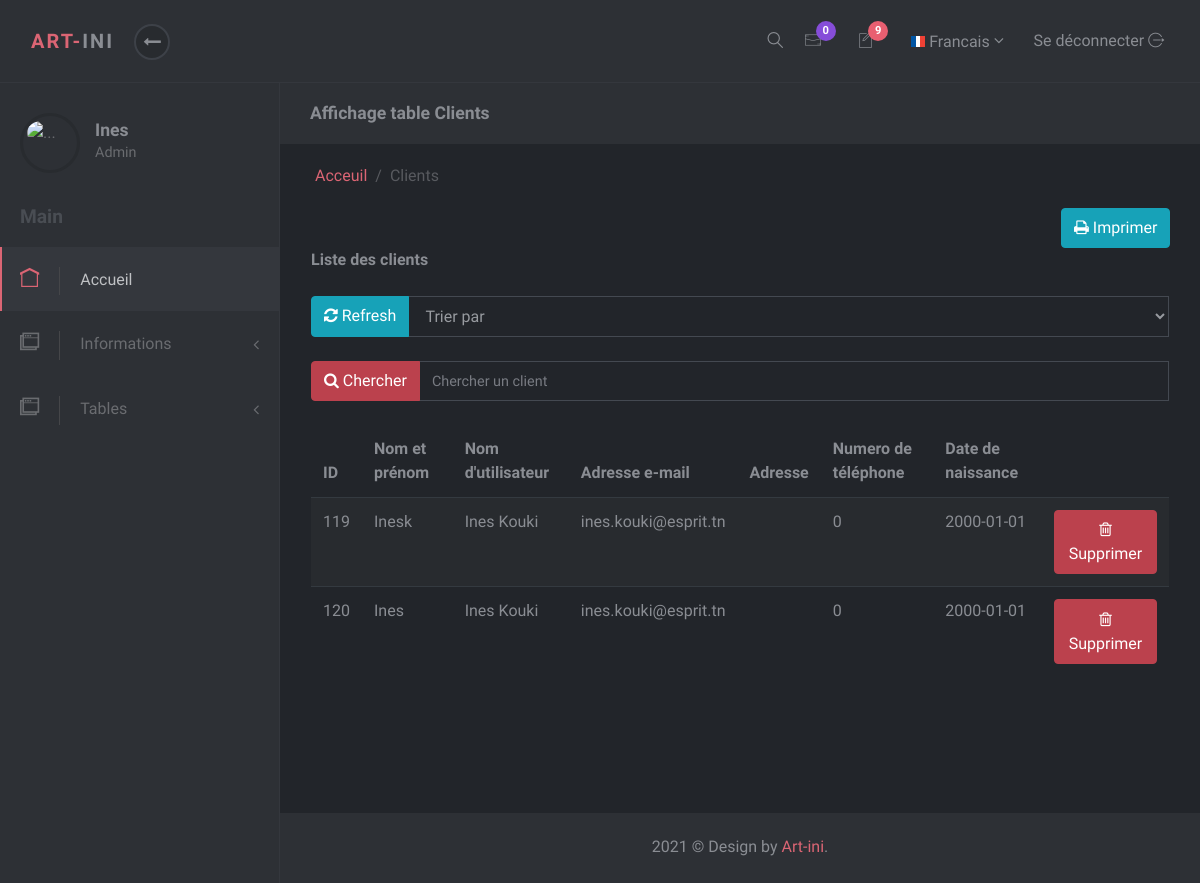
Page /Views/Back/afficher_client.php (signed in) on the committed database.
### tables this page shows
CREATE TABLE `users` (
  `id` int(11) NOT NULL,
  `login` varchar(50) NOT NULL,
  `image` varchar(100) NOT NULL,
  `name` varchar(100) NOT NULL,
  `password` varchar(100) NOT NULL,
  `email` varchar(100) NOT NULL,
  `birthday` date NOT NULL,
  `adress` varchar(100) NOT NULL,
  `phone` int(11) NOT NULL,
  `code` varchar(100) DEFAULT NULL,
  `etat` varchar(100) NOT NULL
);

### Views/Back/afficher_client.php (the view, shortened to what this page needs)
<?php
    $db=config::getConnexion();
    $result=$db->query('SELECT * FROM users');
    if (isset($_GET['search'])&& !empty($_GET['search']))
    {
        $result=$db->query('SELECT * FROM users WHERE name like \'%'.$_GET['search'].'%\'');
    }else
    {
        $result=$db->query('SELECT * FROM users');
    }
?>
<!DOCTYPE html>
<html>
<head>
    <link rel="stylesheet" href="Assets/vendor/bootstrap/css/bootstrap.min.css">
    <link rel="stylesheet" href="Assets/vendor/font-awesome/css/font-awesome.min.css">
    <link rel="stylesheet" href="Assets/css/font.css">
    <link rel="stylesheet" href="Assets/css/style.default.css" id="theme-stylesheet">
    <link rel="stylesheet" href="Assets/css/custom.css">
    <link rel="stylesheet" type="text/css" href="Assets/css/style.css">
</head>
<body>
<?php include_once 'include/header.php'; ?>
    <div class="d-flex align-items-stretch">
        <nav id="sidebar">
            <div class="sidebar-header d-flex align-items-center">
                <div class="avatar"> <img src="Assets/img/<?=$_SESSION['image']; ?>" alt="..." class="img-fluid rounded-circle" ></div>
                <div class="title">
                    <h1 class="h5"> <?php echo $_SESSION['name']; ?> </h1>
                    <p>Admin</p>
                </div>
            </div>
            <span class="heading">Main</span>
            <ul class="list-unstyled">
                <li class="active">
                    <a href="index.php"> <i class="icon-home"></i>Accueil </a>
                </li>
                <li>
                    <a href="#exampledropdownDropdown" aria-expanded="false" data-toggle="collapse"> <i class="icon-windows"></i>Informations </a>
                </li>
                <li>
                    <a href="#exampledropdownDropdown" aria-expanded="false" data-toggle="collapse"> <i class="icon-windows"></i>Tables</a>
        </nav>
        <div class="page-content">
            <div class="page-header no-margin-bottom">
                <div class="container-fluid">
                    <h2 class="h5 no-margin-bottom">Affichage table Clients</h2>
                </div>
            </div>
            <div class="container-fluid">
                <ul class="breadcrumb">
                    <li class="breadcrumb-item"><a href="index.php">Acceuil</a></li>
                    <li class="breadcrumb-item active">Clients</li>
                </ul>
            </div>
            <section>
                <div class="container">
                <button  class="btn btn-info mr-2" onclick="window.print()" style="position: relative; left: 750px "><i class="fa fa-print" aria-hidden="true"></i></i> Imprimer</button>
                    <div class="title"><strong>Liste des clients</strong></div>
                    <form action="" method = 'GET'>
                    <div class="input group">
                        <div class="input-group">
                            <div class="input-group-prepend">
                            <button class="btn btn-info btn-xs" value="Chercher"> <i class="fa fa-refresh" aria-hidden="true"></i> Refresh</button>
                            </div>
                             <td> <select name="tri" class="form-control" >
                             <option value="" disabled selected>Trier par</option>
                          </select></td>
                        </div>
                        <div class="input-group">
                            <div class="input-group-prepend">
                            <button class="btn btn-danger btn-xs" value="Chercher"><i class="fa fa-search" ></i> Chercher</button>
                            </div>
                            <input type="text" id="search" name="search" class="form-control" placeholder="Chercher un client">
                        </div>
                    </form>
                    </div>
                    <div class="table-responsive">
                        <table class="table table-striped table-hover">
                            <thead>
                                <tr>
                                    <th>ID</th>
                                    <th>Nom et prénom</th>
                                    <th>Nom d'utilisateur</th>
                                    <th>Adresse e-mail</th>
                                    <th>Adresse </th>
                                    <th>Numero de téléphone</th>
                                    <th>Date de naissance</th>
                                </tr>
                            </thead>
                            <tbody id="tableau">
                            <?php while ($row = $result->fetch()) {
                                    ?>
                                    <tr>
                            <td>  <?php echo $row['id']; ?></td>
                            <td> <?php echo $row['login']; ?></td>
                            <td><?php echo $row['name']; ?></td>
                            <td><?php echo $row['email']; ?></td>
                            <td><?php echo $row['adress']; ?></td>
                            <td><?php echo $row['phone']; ?></td>
                            <td><?php echo $row['birthday']; ?></td>
                        <td>
                        <a href="afficher_client.php?delete=<?php echo $row['id'] ?>" class="btn btn-danger btn-xs"><i class ="fa fa-trash-o"> </i> Supprimer</a>
</tr>
										<?php
										}
										?>
                            </tbody>
                        </table>
                    </div>
                </div>
            <footer class="footer">
                <div class="footer__block block no-margin-bottom">
                    <div class="container-fluid text-center">
                        <p class="no-margin-bottom">2021 &copy; Design by <a href="index.php">Art-ini</a>.</p>
                    </div>
                </div>
            </footer>
        </div>
</body>
</html>

### rows in the picture
users: id "119", login "Inesk", name "Ines Kouki", email "ines.kouki@esprit.tn", phone "0", birthday "2000-01-01"
users: id "120", login "Ines", name "Ines Kouki", email "ines.kouki@esprit.tn", phone "0", birthday "2000-01-01"

### other values in the picture
$count "0"
$_SESSION['name'] "Ines"
